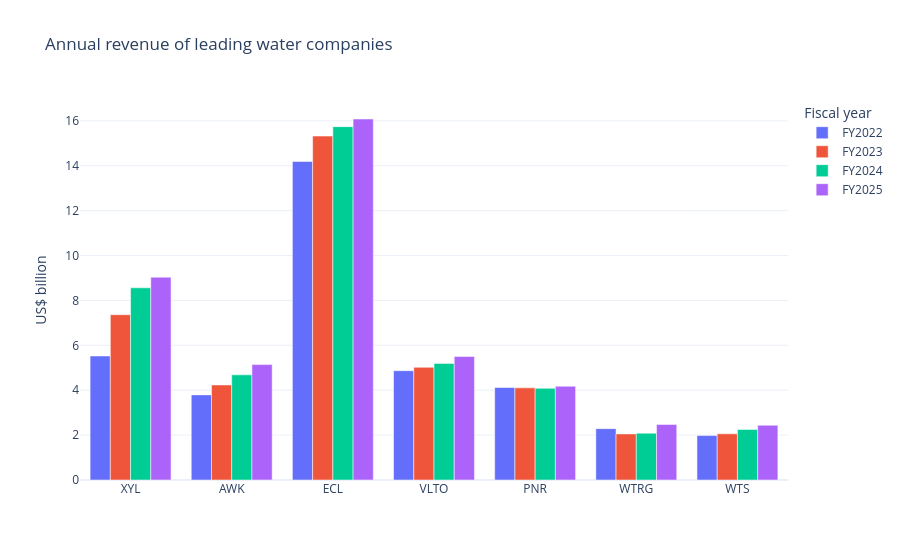

The cell this chart's notebook holds for it:
### Markdown cell above
Annual revenue of leading water companies, last four fiscal years. Revenue grew steadily but slowly: Xylem from US$5.5 billion (2022) to US$9.0 billion (2025), American Water Works from US$3.8 billion to US$5.1 billion. Veolia reports in euros and is not shown.

### Code cell
water_revenue = revenue_table(
    [t for t in SECTORS["Water"]["companies"] if info[t]["currency"] == "USD"]
)
fig = px.bar(
    water_revenue.reset_index().melt(id_vars="index", var_name="Fiscal year", value_name="Revenue"),
    x="index",
    y="Revenue",
    color="Fiscal year",
    barmode="group",
    title="Annual revenue of leading water companies",
    labels={"index": "", "Revenue": "US$ billion"},
)
fig.show()

### Figure 1 — Plotly figure (JSON) as saved in the notebook; plotly's stock layout.template omitted (floating-point values rounded to 4 significant figures)
{"data": [{"alignmentgroup": "True", "hovertemplate": "Fiscal year=FY2022<br>=%{x}<br>US$ billion=%{y}<extra></extra>", "legendgroup": "FY2022", "marker": {"color": "#636efa", "pattern": {"shape": ""}}, "name": "FY2022", "offsetgroup": "FY2022", "orientation": "v", "showlegend": true, "textposition": "auto", "type": "bar", "x": ["XYL", "AWK", "ECL", "VLTO", "PNR", "WTRG", "WTS"], "xaxis": "x", "y": [5.522, 3.792, 14.19, 4.87, 4.122, 2.288, 1.98], "yaxis": "y"}, {"alignmentgroup": "True", "hovertemplate": "Fiscal year=FY2023<br>=%{x}<br>US$ billion=%{y}<extra></extra>", "legendgroup": "FY2023", "marker": {"color": "#EF553B", "pattern": {"shape": ""}}, "name": "FY2023", "offsetgroup": "FY2023", "orientation": "v", "showlegend": true, "textposition": "auto", "type": "bar", "x": ["XYL", "AWK", "ECL", "VLTO", "PNR", "WTRG", "WTS"], "xaxis": "x", "y": [7.364, 4.234, 15.32, 5.021, 4.104, 2.054, 2.056], "yaxis": "y"}, {"alignmentgroup": "True", "hovertemplate": "Fiscal year=FY2024<br>=%{x}<br>US$ billion=%{y}<extra></extra>", "legendgroup": "FY2024", "marker": {"color": "#00cc96", "pattern": {"shape": ""}}, "name": "FY2024", "offsetgroup": "FY2024", "orientation": "v", "showlegend": true, "textposition": "auto", "type": "bar", "x": ["XYL", "AWK", "ECL", "VLTO", "PNR", "WTRG", "WTS"], "xaxis": "x", "y": [8.562, 4.684, 15.74, 5.193, 4.083, 2.086, 2.252], "yaxis": "y"}, {"alignmentgroup": "True", "hovertemplate": "Fiscal year=FY2025<br>=%{x}<br>US$ billion=%{y}<extra></extra>", "legendgroup": "FY2025", "marker": {"color": "#ab63fa", "pattern": {"shape": ""}}, "name": "FY2025", "offsetgroup": "FY2025", "orientation": "v", "showlegend": true, "textposition": "auto", "type": "bar", "x": ["XYL", "AWK", "ECL", "VLTO", "PNR", "WTRG", "WTS"], "xaxis": "x", "y": [9.035, 5.14, 16.08, 5.503, 4.176, 2.475, 2.438], "yaxis": "y"}], "layout": {"barmode": "group", "legend": {"title": {"text": "Fiscal year"}, "tracegroupgap": 0}, "title": {"text": "Annual revenue of leading water companies"}, "xaxis": {"anchor": "y", "domain": [0.0, 1.0], "title": {"text": ""}}, "yaxis": {"anchor": "x", "domain": [0.0, 1.0], "title": {"text": "US$ billion"}}}}
